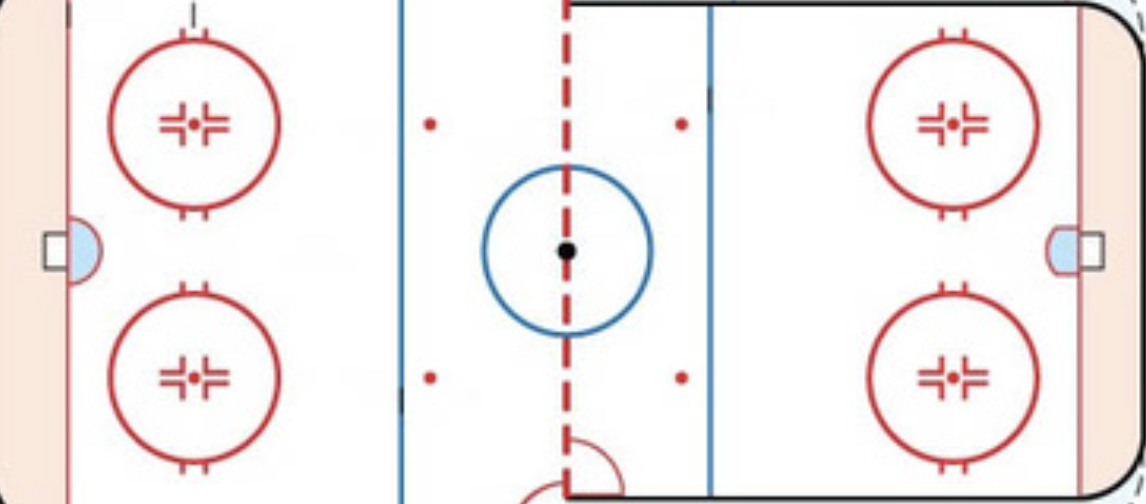
#> input picture code/mini_map/field_3.png, 1146 x 504 px
$ jupyter execute --allow-errors affine_transformation.ipynb
#> lines starting #> are read from the running program, lines starting #| are printed output that depends on the picture
[cell 1]
import cv2
import matplotlib.pyplot as plt
import numpy as np

plt.figure(figsize=(20, 14))


#> (the rest of this cell did not finish here and is left out)

[cell 2]
import cv2
import numpy as np

# Рассчитываем матрицу аффинного преобразования (используем только 3 точки)
#> (the rest of this cell did not finish here and is left out)

[cell 3]
import cv2
import numpy as np
import matplotlib.pyplot as plt

image = cv2.cvtColor(cv2.imread('field_3.png'), cv2.COLOR_BGR2RGB)

real_coordinates = np.float32([
    [0.824, 0.276],
    [0.920, 0.5],
    [0.824, 0.724],
    [0.24, 0.650]

    # [0.934, 0.03],
])

h, w, _ = image.shape
#> h = 504; w = 1146

for (x, y) in real_coordinates:
    image = cv2.circle(image, center=(int(x*w),int(y*h)), radius=7, color=(255, 0, 255), thickness=-1)
#> image: shape (504, 1146, 3); mean R, G, B 242.8, 236.9, 236.7

# image = cv2.circle(image, center=(int(x_player_real_affine*w),int(y_player_real_affine*h)), radius=10, color=(0, 255, 0), thickness=-1)

plt.figure(figsize=(20, 10))
plt.imshow(image)
plt.show()

<h1>Perspective transform</h1>

[cell 4]
field_numbers = {
    'left_vorota': 1,
    'left_top_red_circle': 2,
    'left_bottom_red_circle': 3,
    'left_top_red_circle_upper_point': 12,
    'left_bottom_red_circle_upper_point': 11,

    'center_left_top_red_circle': 4,
    'center_left_bottom_red_circle': 5,

    'center_right_top_red_circle': 6,
    'center_right_bottom_red_circle': 7,

    'center': 19,

    'right_vorota': 10,
    'right_top_red_circle': 8,
    'right_bottom_red_circle': 9,
    'right_top_red_circle_upper_point': 18,
    'right_bottom_red_circle_upper_point': 17,

    'left_blue_line_up': 14,
    'right_blue_line_up': 15,

    'left_blue_line_bottom': 13,
    'right_blue_line_bottom': 16,
}


real_field_coordinates = {
    'left_goal': [0.06, 0.5],
    'left_top_red_circle': [0.17, 0.246],
    'left_bottom_red_circle': [0.17, 0.754],
    'left_top_red_circle_upper_point': [0.235, 0.17],
    'left_bottom_red_circle_upper_point': [0.235, 0.674],

    'center_left_top_red_circle': [0.375, 0.25],
    'center_left_bottom_red_circle': [0.375, 0.75],

    'center_right_top_red_circle': [0.593, 0.25],
    'center_right_bottom_red_circle': [0.593, 0.75],

    'center': [0.495, 0.5],

    'right_goal': [0.940, 0.5],
    'right_top_red_circle': [0.833, 0.25],
    'right_bottom_red_circle': [0.833, 0.75],
    'right_top_red_circle_upper_point': [0.76, 0.19],
    'right_bottom_red_circle_upper_point': [0.763, 0.678],


    'left_blue_line_up': [0.35, 0],
    'right_blue_line_up': [0.62, 0.01],
    'left_blue_line_bottom': [0.34, 0.96],
    'right_blue_line_bottom': [0.63, 0.96],
}

import cv2
import numpy as np
import matplotlib.pyplot as plt

image = cv2.cvtColor(cv2.imread('field_3.png'), cv2.COLOR_BGR2RGB)

h, w, _ = image.shape

for key, (x,y) in real_field_coordinates.items():
    image = cv2.circle(image, center=(int(x*w),int(y*h)), radius=7, color=(255, 0, 255), thickness=-1)
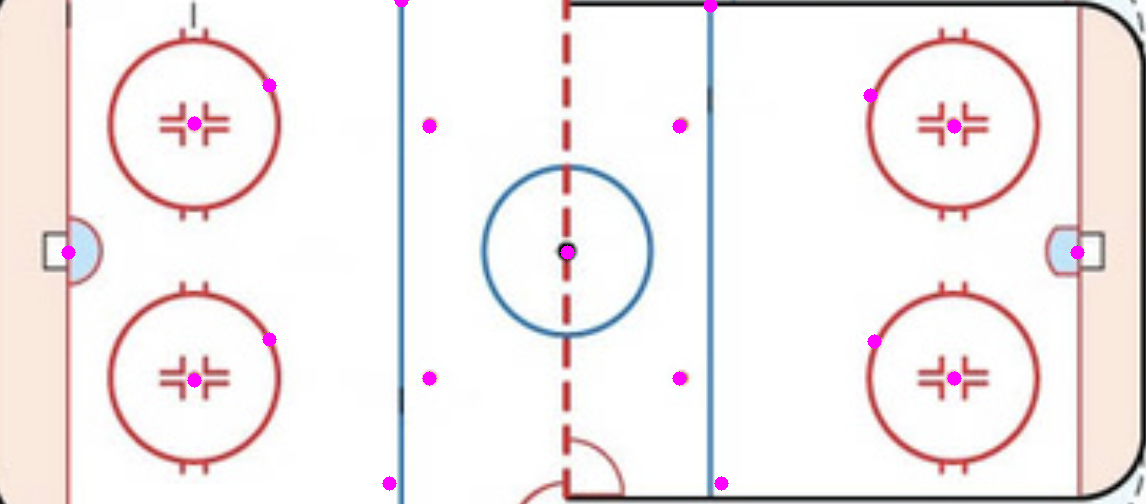
#> image: shape (504, 1146, 3); mean R, G, B 243, 236.5, 237.1

plt.figure(figsize=(20, 10))
plt.imshow(image)
plt.show()


$ run again, with code/mini_map/field.png copied over code/mini_map/field_3.png
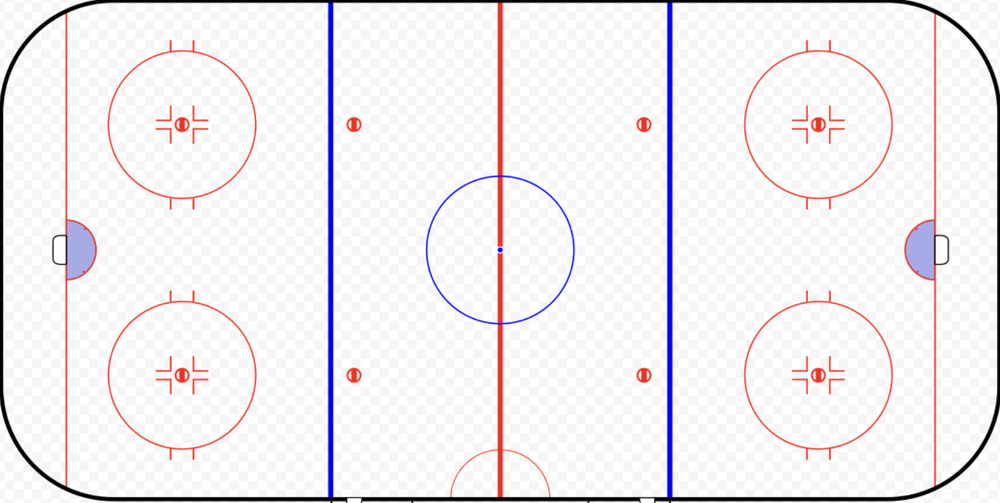
#> input picture code/mini_map/field.png, 1000 x 503 px, shrunk from 1536 x 772 before the run
#> after the loop `for key, (x,y) in real_field_coordinates.items():`:
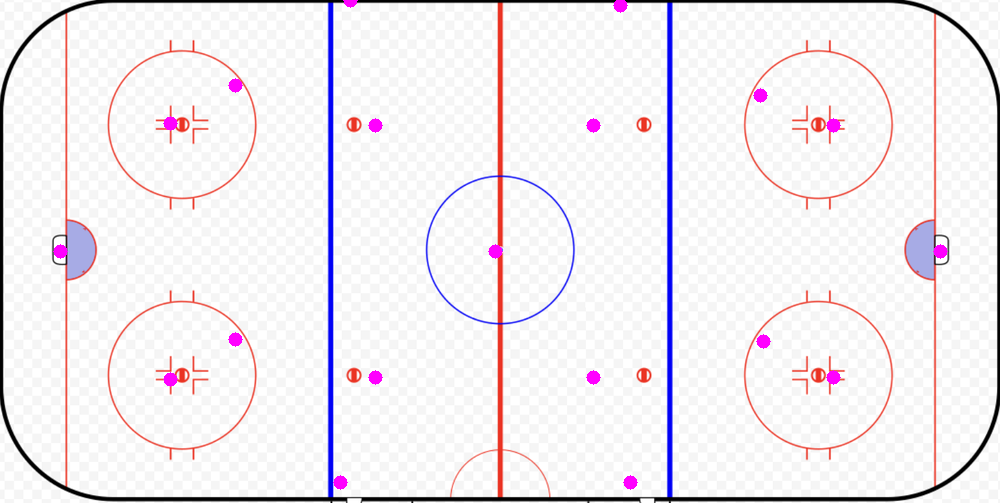
#> image: shape (503, 1000, 3); mean R, G, B 241.6, 237, 241.1
